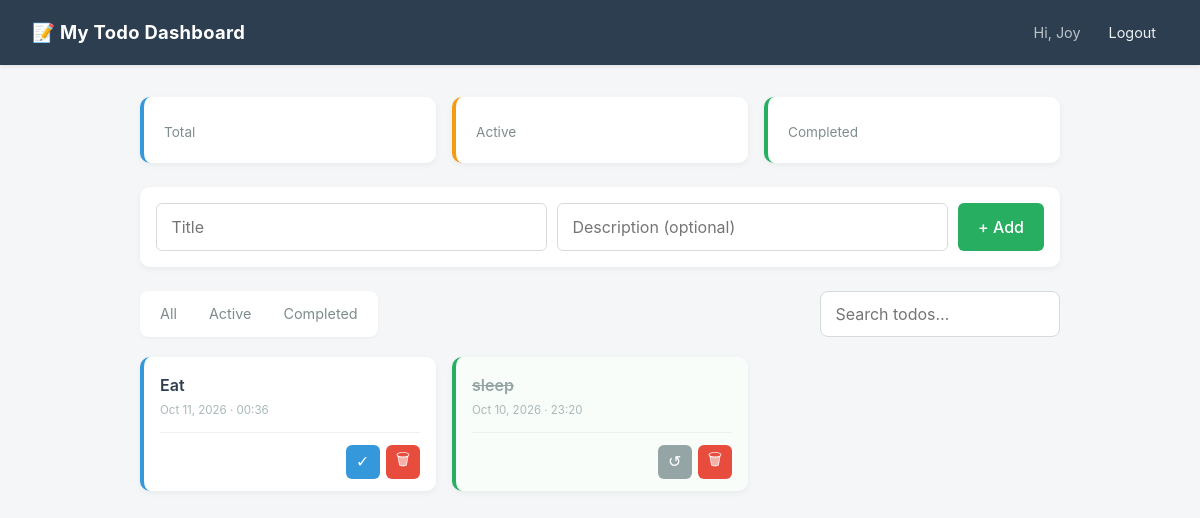
The app's page /dashboard/ (signed in) with its own data.
### todo/models.py (models this page shows, shortened)
class Todo(models.Model):
    user = models.ForeignKey(User, on_delete=models.CASCADE, related_name='todos') #allows multiple users to have their own set of todos instead of a shared list for everyone
    title = models.CharField(max_length=200)
    description = models.TextField(blank=True)
    completed = models.BooleanField(default=False)
    created_at = models.DateTimeField(auto_now_add=True)
    updated_at = models.DateTimeField(auto_now=True)

### todo/views.py (the view, shortened to what this page needs)
# urls.py: path('dashboard/', dashboard, name='dashboard'),
@login_required
def dashboard(request):
    todos = Todo.objects.filter(user=request.user).order_by('-created_at')
    return render(request, 'dashboard.html', {'todos': todos})

### templates/dashboard.html (shortened to what this page needs)
{% extends 'base.html' %}
{% block content %}
<div class="stats">
    <div class="stat">
        <div class="stat-label">Total</div>
    </div>
    <div class="stat stat-active">
        <div class="stat-label">Active</div>
    </div>
    <div class="stat stat-done">
        <div class="stat-label">Completed</div>
    </div>
</div>
<div class="card add-card">
    <form method="post" class="add-form">
        <input type="text" name="title" placeholder="Title" required
               class="add-title">
        <input type="text" name="description" placeholder="Description (optional)"
               class="add-desc">
        <button type="submit" class="btn-primary btn-add">+ Add</button>
    </form>
</div>
<div class="toolbar">
    <div class="tabs">
        <a href="?status=all{% if search_query %}&search={{ search_query }}{% endif %}"
           class="tab {% if filter_status == 'all' %}active{% endif %}">All</a>
        <a href="?status=active{% if search_query %}&search={{ search_query }}{% endif %}"
           class="tab {% if filter_status == 'active' %}active{% endif %}">Active</a>
        <a href="?status=completed{% if search_query %}&search={{ search_query }}{% endif %}"
           class="tab {% if filter_status == 'completed' %}active{% endif %}">Completed</a>
    </div>
    <form method="get" class="search-form">
        <input type="text" name="search" placeholder="Search todos…"
               value="{{ search_query }}" class="search-input">
    </form>
</div>
{% if todos %}
    <div class="todo-grid">
        {% for todo in todos %}
            <div class="todo-card {% if todo.completed %}is-done{% endif %}">
                <div class="todo-card-body">
                    <div class="todo-card-title">{{ todo.title }}</div>
                    <div class="todo-card-date">
                        {{ todo.created_at|date:"M d, Y · H:i" }}
                    </div>
                </div>
                <div class="todo-card-actions">
                    <form method="post">
                        <button type="submit"
                                class="icon-btn toggle-btn {% if todo.completed %}done{% endif %}"
                                title="{% if todo.completed %}Mark as active{% else %}Mark as done{% endif %}">
                            {% if todo.completed %}↺{% else %}✓{% endif %}
                        </button>
                    </form>
                    <form method="post" onsubmit="return confirm('Delete this todo?');">
                        <button type="submit" class="icon-btn delete-btn" title="Delete">🗑</button>
                    </form>
                </div>
            </div>
        {% endfor %}
    </div>
{% endif %}
{% endblock %}

### templates/base.html (shortened to what this page needs)
<!DOCTYPE html>
<html lang="en">
<head>
</head>
<body>
    <header>
        <h1>📝 My Todo Dashboard</h1>
        <div class="user-info">
            {% if user.is_authenticated %}
                <span>Hi, {{ user.username }}</span>
                <a href="{% url 'logout' %}">Logout</a>
            {% else %}
                <a href="{% url 'login' %}">Login</a>
                <a href="{% url 'register' %}">Register</a>
            {% endif %}
        </div>
    </header>
    <main>
        {% block content %}{% endblock %}

### templates/base.html (style rules this page uses)
* { box-sizing: border-box; }
body { font-family: -apple-system, BlinkMacSystemFont, "Segoe UI", system-ui, sans-serif; background: #f4f6f8; margin: 0; color: #222; line-height: 1.5; }
header { background: #2c3e50; color: white; padding: 1rem 2rem; display: flex; justify-content: space-between; align-items: center; box-shadow: 0 2px 4px rgba(0,0,0,0.08); }
header h1 { margin: 0; font-size: 1.15rem; letter-spacing: 0.3px; }
header .user-info { font-size: 0.9rem; display: flex; align-items: center; gap: 1rem; }
header .user-info span { color: #bdc3c7; }
header a { color: #ecf0f1; text-decoration: none; font-size: 0.9rem; padding: 0.35rem 0.75rem; border-radius: 4px; transition: background 0.15s; }
main { max-width: 960px; margin: 2rem auto; padding: 0 1.25rem; }
.btn-primary { padding: 0.6rem 1.2rem; background: #27ae60; color: white; border: none; border-radius: 6px; font: inherit; font-weight: 500; cursor: pointer; transition: background 0.15s; }
.stats { display: grid; grid-template-columns: repeat(3, 1fr); gap: 1rem; margin-bottom: 1.5rem; }
.stat { background: white; padding: 1.25rem; border-radius: 10px; box-shadow: 0 2px 6px rgba(0,0,0,0.05); border-left: 4px solid #3498db; }
.stat-active { border-left-color: #f39c12; }
.stat-done { border-left-color: #27ae60; }
.stat-label { color: #7f8c8d; font-size: 0.85rem; margin-top: 0.35rem; }
.add-card { background: white; padding: 1rem; border-radius: 10px; box-shadow: 0 2px 6px rgba(0,0,0,0.05); margin-bottom: 1.5rem; }
.add-form { display: grid; grid-template-columns: 1fr 1fr auto; gap: 0.6rem; align-items: stretch; }
.add-form input { padding: 0.7rem 0.9rem; border: 1px solid #d5dbdb; border-radius: 6px; font: inherit; transition: border-color 0.15s; }
.btn-add { padding: 0 1.25rem; white-space: nowrap; }
.toolbar { display: flex; justify-content: space-between; align-items: center; gap: 1rem; margin-bottom: 1.25rem; flex-wrap: wrap; }
.tabs { display: flex; background: white; padding: 0.25rem; border-radius: 8px; box-shadow: 0 1px 3px rgba(0,0,0,0.05); }
.tab { padding: 0.5rem 1rem; text-decoration: none; color: #7f8c8d; font-size: 0.9rem; border-radius: 6px; transition: all 0.15s; }
.search-form { flex: 0 0 240px; }
.search-input { width: 100%; padding: 0.6rem 0.9rem; border: 1px solid #d5dbdb; border-radius: 8px; font: inherit; background: white; }
.todo-grid { display: grid; grid-template-columns: repeat(auto-fill, minmax(280px, 1fr)); gap: 1rem; }
.todo-card { background: white; border-radius: 10px; padding: 1rem 1rem 0.75rem; box-shadow: 0 2px 6px rgba(0,0,0,0.05); border-left: 4px solid #3498db; display: flex; flex-direction: column; justify-content: space-between; transition: transform 0.12s, box-shadow 0.12s; }
.todo-card.is-done { border-left-color: #27ae60; background: #f9fdfa; }
.todo-card-title { font-weight: 600; color: #2c3e50; font-size: 1rem; margin-bottom: 0.35rem; word-break: break-word; }
.todo-card.is-done .todo-card-title { text-decoration: line-through; color: #95a5a6; }
.todo-card-date { color: #aab7b8; font-size: 0.72rem; margin-top: auto; }
.todo-card-actions { display: flex; gap: 0.4rem; margin-top: 0.75rem; padding-top: 0.75rem; border-top: 1px solid #ecf0f1; justify-content: flex-end; }
.todo-card-actions form { margin: 0; }
.icon-btn { width: 34px; height: 34px; border: none; border-radius: 6px; cursor: pointer; font-size: 1rem; color: white; display: inline-flex; align-items: center; justify-content: center; transition: opacity 0.15s; }
.toggle-btn { background: #3498db; }
.toggle-btn.done { background: #95a5a6; }
.delete-btn { background: #e74c3c; }

### records on screen
Todo: title "Eat", created_at "Oct 11, 2026 · 00:36"
Todo: title "sleep", created_at "Oct 10, 2026 · 23:20"

### other values on screen
{{ user.username }} "Joy"
